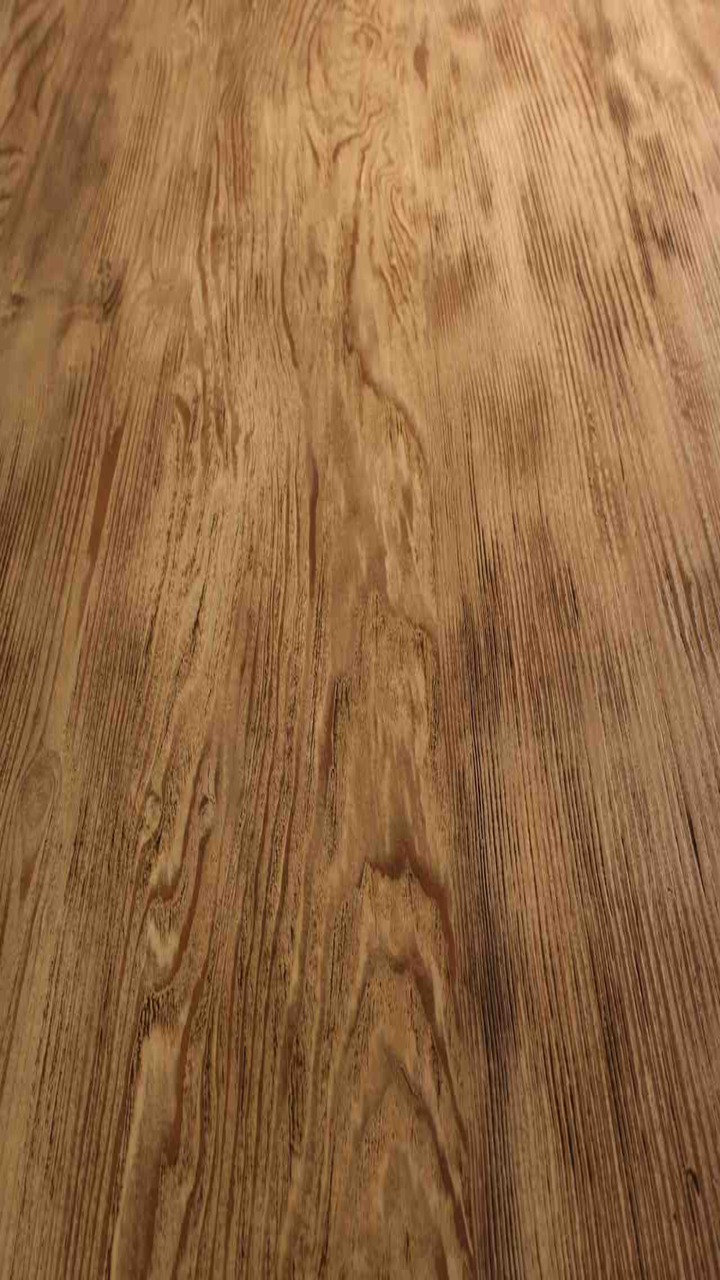
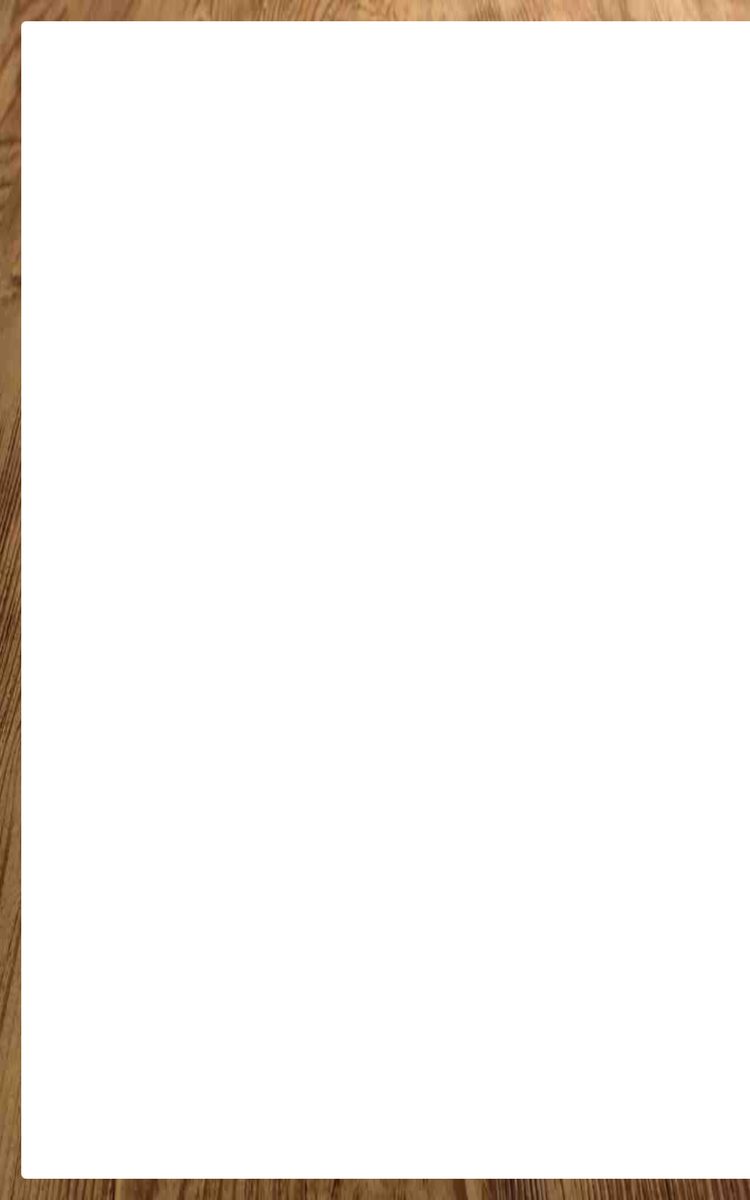

First picture: res/layout/ on a phone held upright. Second picture: the repository's own variant of that layout, on a device whose configuration matches the variant's folder. Source for both follows.
<!-- AndroidManifest.xml: application theme AppTheme -->
<!-- res/layout/fragment_recipe.xml -->
<?xml version="1.0" encoding="utf-8"?>
<android.support.v7.widget.RecyclerView
    xmlns:android="http://schemas.android.com/apk/res/android"
    android:id="@+id/rv_recipe_parts"
    android:layout_width="match_parent"
    android:layout_height="match_parent">

</android.support.v7.widget.RecyclerView>
<!-- resources referenced by this layout -->
<resources>
  <style name="AppTheme" parent="Theme.AppCompat.Light.DarkActionBar">
          
          <item name="colorPrimary">@color/colorPrimary</item>
          <item name="colorPrimaryDark">@color/colorPrimaryDark</item>
          <item name="colorAccent">@color/colorAccent</item>
          <item name="android:windowBackground">@drawable/bkg_app_theme</item>
          <item name="android:textColor">@color/black</item>
      </style>
  <color name="colorPrimary">#3F51B5</color>
  <color name="colorPrimaryDark">#303F9F</color>
  <color name="colorAccent">#FF4081</color>
  <!-- drawable bkg_app_theme: jpg bitmap (drawable, 83874 bytes) -->
</resources>
<!-- res/layout-sw600dp/fragment_recipe.xml (the repository's variant of the layout above) -->
<!-- drawn on a 7-inch tablet held upright -->
<?xml version="1.0" encoding="utf-8"?>
<LinearLayout xmlns:android="http://schemas.android.com/apk/res/android"
    android:layout_width="match_parent"
    android:layout_height="match_parent"
    android:paddingStart="@dimen/activity_horizontal_margin"
    android:layout_marginTop="@dimen/activity_vertical_margin"
    android:layout_marginBottom="@dimen/activity_vertical_margin">

    <android.support.v7.widget.RecyclerView
        android:id="@+id/rv_recipe_parts"
        android:layout_width="match_parent"
        android:layout_height="match_parent"
        android:background="@drawable/bkg_left_tablet">
    </android.support.v7.widget.RecyclerView>

</LinearLayout>
<!-- resources referenced by the variant -->
<!-- as a 7-inch tablet held upright resolves them -->
<resources>
  <dimen name="activity_horizontal_margin">16dp</dimen>
  <dimen name="activity_vertical_margin">16dp</dimen>
  <!-- drawable bkg_left_tablet (drawable) -->
  <?xml version="1.0" encoding="utf-8"?>
  <layer-list xmlns:android="http://schemas.android.com/apk/res/android">
      <item>
          <shape android:shape="rectangle">
              <corners android:topLeftRadius="@dimen/corner_radius"
                  android:bottomLeftRadius="@dimen/corner_radius"/>
              <solid android:color="@color/border_color"/>
          </shape>
      </item>
      <item android:left="@dimen/border"
          android:top="@dimen/border"
          android:bottom="@dimen/border">
          <shape android:shape="rectangle">
              <padding android:top="@dimen/activity_vertical_margin"
                  android:bottom="@dimen/activity_vertical_margin"/>
              <corners android:topLeftRadius="@dimen/corner_radius"
                  android:bottomLeftRadius="@dimen/corner_radius"/>
              <solid android:color="@color/white"/>
          </shape>
      </item>
  </layer-list>
  <style name="AppTheme" parent="Theme.AppCompat.Light.DarkActionBar">
          
          <item name="colorPrimary">@color/colorPrimary</item>
          <item name="colorPrimaryDark">@color/colorPrimaryDark</item>
          <item name="colorAccent">@color/colorAccent</item>
          <item name="android:windowBackground">@drawable/bkg_app_theme</item>
          <item name="android:textColor">@color/black</item>
      </style>
  <dimen name="corner_radius">4dp</dimen>
  <dimen name="border">1dp</dimen>
  <color name="colorPrimary">#3F51B5</color>
  <color name="colorPrimaryDark">#303F9F</color>
  <color name="colorAccent">#FF4081</color>
  <!-- drawable bkg_app_theme: jpg bitmap (drawable, 83874 bytes) -->
</resources>
